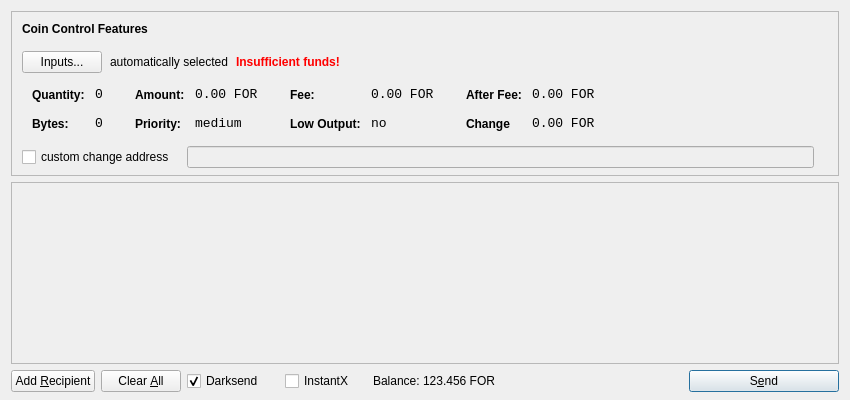
<?xml version="1.0" encoding="UTF-8"?>
<ui version="4.0">
 <class>SendCoinsDialog</class>
 <widget class="QDialog" name="SendCoinsDialog">
  <property name="geometry">
   <rect>
    <x>0</x>
    <y>0</y>
    <width>850</width>
    <height>400</height>
   </rect>
  </property>
  <property name="windowTitle">
   <string>Send Coins</string>
  </property>
  <layout class="QVBoxLayout" name="verticalLayout" stretch="0,1,0">
   <property name="bottomMargin">
    <number>8</number>
   </property>
   <item>
    <widget class="QFrame" name="frameCoinControl">
     <property name="sizePolicy">
      <sizepolicy hsizetype="Expanding" vsizetype="Expanding">
       <horstretch>0</horstretch>
       <verstretch>0</verstretch>
      </sizepolicy>
     </property>
     <property name="maximumSize">
      <size>
       <width>16777215</width>
       <height>16777215</height>
      </size>
     </property>
     <property name="frameShape">
      <enum>QFrame::StyledPanel</enum>
     </property>
     <property name="frameShadow">
      <enum>QFrame::Sunken</enum>
     </property>
     <layout class="QVBoxLayout" name="verticalLayoutCoinControl2">
      <property name="spacing">
       <number>-1</number>
      </property>
      <property name="leftMargin">
       <number>0</number>
      </property>
      <property name="topMargin">
       <number>0</number>
      </property>
      <property name="rightMargin">
       <number>0</number>
      </property>
      <property name="bottomMargin">
       <number>6</number>
      </property>
      <item>
       <layout class="QVBoxLayout" name="verticalLayoutCoinControl" stretch="0,0,0,0,1">
        <property name="spacing">
         <number>0</number>
        </property>
        <property name="leftMargin">
         <number>10</number>
        </property>
        <property name="topMargin">
         <number>10</number>
        </property>
        <item>
         <layout class="QHBoxLayout" name="horizontalLayoutCoinControl1">
          <property name="bottomMargin">
           <number>15</number>
          </property>
          <item>
           <widget class="QLabel" name="labelCoinControlFeatures">
            <property name="sizePolicy">
             <sizepolicy hsizetype="Preferred" vsizetype="Maximum">
              <horstretch>0</horstretch>
              <verstretch>0</verstretch>
             </sizepolicy>
            </property>
            <property name="font">
             <font>
              <weight>75</weight>
              <bold>true</bold>
             </font>
            </property>
            <property name="styleSheet">
             <string notr="true">font-weight:bold;</string>
            </property>
            <property name="text">
             <string>Coin Control Features</string>
            </property>
           </widget>
          </item>
         </layout>
        </item>
        <item>
         <layout class="QHBoxLayout" name="horizontalLayoutCoinControl2" stretch="0,0,0,0">
          <property name="spacing">
           <number>8</number>
          </property>
          <property name="bottomMargin">
           <number>10</number>
          </property>
          <item>
           <widget class="QPushButton" name="pushButtonCoinControl">
            <property name="styleSheet">
             <string notr="true"/>
            </property>
            <property name="text">
             <string>Inputs...</string>
            </property>
           </widget>
          </item>
          <item>
           <widget class="QLabel" name="labelCoinControlAutomaticallySelected">
            <property name="text">
             <string>automatically selected</string>
            </property>
            <property name="margin">
             <number>5</number>
            </property>
           </widget>
          </item>
          <item>
           <widget class="QLabel" name="labelCoinControlInsuffFunds">
            <property name="font">
             <font>
              <weight>75</weight>
              <bold>true</bold>
             </font>
            </property>
            <property name="styleSheet">
             <string notr="true">color:red;font-weight:bold;</string>
            </property>
            <property name="text">
             <string>Insufficient funds!</string>
            </property>
            <property name="margin">
             <number>5</number>
            </property>
           </widget>
          </item>
          <item>
           <spacer name="horizontalSpacerCoinControl">
            <property name="orientation">
             <enum>Qt::Horizontal</enum>
            </property>
            <property name="sizeHint" stdset="0">
             <size>
              <width>40</width>
              <height>1</height>
             </size>
            </property>
           </spacer>
          </item>
         </layout>
        </item>
        <item>
         <widget class="QWidget" name="widgetCoinControl" native="true">
          <property name="sizePolicy">
           <sizepolicy hsizetype="Preferred" vsizetype="Preferred">
            <horstretch>0</horstretch>
            <verstretch>0</verstretch>
           </sizepolicy>
          </property>
          <property name="minimumSize">
           <size>
            <width>0</width>
            <height>0</height>
           </size>
          </property>
          <property name="styleSheet">
           <string notr="true"/>
          </property>
          <layout class="QHBoxLayout" name="horizontalLayoutCoinControl5">
           <property name="margin">
            <number>0</number>
           </property>
           <item>
            <layout class="QHBoxLayout" name="horizontalLayoutCoinControl3" stretch="0,0,0,1">
             <property name="spacing">
              <number>20</number>
             </property>
             <property name="topMargin">
              <number>0</number>
             </property>
             <property name="bottomMargin">
              <number>10</number>
             </property>
             <item>
              <layout class="QFormLayout" name="formLayoutCoinControl1">
               <property name="horizontalSpacing">
                <number>10</number>
               </property>
               <property name="verticalSpacing">
                <number>14</number>
               </property>
               <property name="leftMargin">
                <number>10</number>
               </property>
               <property name="topMargin">
                <number>4</number>
               </property>
               <property name="rightMargin">
                <number>6</number>
               </property>
               <item row="0" column="0">
                <widget class="QLabel" name="labelCoinControlQuantityText">
                 <property name="styleSheet">
                  <string notr="true">font-weight:bold;</string>
                 </property>
                 <property name="text">
                  <string>Quantity:</string>
                 </property>
                 <property name="margin">
                  <number>0</number>
                 </property>
                </widget>
               </item>
               <item row="0" column="1">
                <widget class="QLabel" name="labelCoinControlQuantity">
                 <property name="font">
                  <font>
                   <family>Monospace</family>
                   <pointsize>10</pointsize>
                  </font>
                 </property>
                 <property name="cursor">
                  <cursorShape>IBeamCursor</cursorShape>
                 </property>
                 <property name="contextMenuPolicy">
                  <enum>Qt::ActionsContextMenu</enum>
                 </property>
                 <property name="text">
                  <string>0</string>
                 </property>
                 <property name="margin">
                  <number>0</number>
                 </property>
                 <property name="textInteractionFlags">
                  <set>Qt::LinksAccessibleByMouse|Qt::TextSelectableByKeyboard|Qt::TextSelectableByMouse</set>
                 </property>
                </widget>
               </item>
               <item row="1" column="0">
                <widget class="QLabel" name="labelCoinControlBytesText">
                 <property name="styleSheet">
                  <string notr="true">font-weight:bold;</string>
                 </property>
                 <property name="text">
                  <string>Bytes:</string>
                 </property>
                </widget>
               </item>
               <item row="1" column="1">
                <widget class="QLabel" name="labelCoinControlBytes">
                 <property name="font">
                  <font>
                   <family>Monospace</family>
                   <pointsize>10</pointsize>
                  </font>
                 </property>
                 <property name="cursor">
                  <cursorShape>IBeamCursor</cursorShape>
                 </property>
                 <property name="contextMenuPolicy">
                  <enum>Qt::ActionsContextMenu</enum>
                 </property>
                 <property name="text">
                  <string>0</string>
                 </property>
                 <property name="textInteractionFlags">
                  <set>Qt::LinksAccessibleByMouse|Qt::TextSelectableByKeyboard|Qt::TextSelectableByMouse</set>
                 </property>
                </widget>
               </item>
              </layout>
             </item>
             <item>
              <layout class="QFormLayout" name="formLayoutCoinControl2">
               <property name="horizontalSpacing">
                <number>10</number>
               </property>
               <property name="verticalSpacing">
                <number>14</number>
               </property>
               <property name="leftMargin">
                <number>6</number>
               </property>
               <property name="topMargin">
                <number>4</number>
               </property>
               <property name="rightMargin">
                <number>6</number>
               </property>
               <item row="0" column="0">
                <widget class="QLabel" name="labelCoinControlAmountText">
                 <property name="styleSheet">
                  <string notr="true">font-weight:bold;</string>
                 </property>
                 <property name="text">
                  <string>Amount:</string>
                 </property>
                 <property name="margin">
                  <number>0</number>
                 </property>
                </widget>
               </item>
               <item row="0" column="1">
                <widget class="QLabel" name="labelCoinControlAmount">
                 <property name="font">
                  <font>
                   <family>Monospace</family>
                   <pointsize>10</pointsize>
                  </font>
                 </property>
                 <property name="cursor">
                  <cursorShape>IBeamCursor</cursorShape>
                 </property>
                 <property name="contextMenuPolicy">
                  <enum>Qt::ActionsContextMenu</enum>
                 </property>
                 <property name="text">
                  <string>0.00 FOR</string>
                 </property>
                 <property name="textInteractionFlags">
                  <set>Qt::LinksAccessibleByMouse|Qt::TextSelectableByKeyboard|Qt::TextSelectableByMouse</set>
                 </property>
                </widget>
               </item>
               <item row="1" column="0">
                <widget class="QLabel" name="labelCoinControlPriorityText">
                 <property name="styleSheet">
                  <string notr="true">font-weight:bold;</string>
                 </property>
                 <property name="text">
                  <string>Priority:</string>
                 </property>
                </widget>
               </item>
               <item row="1" column="1">
                <widget class="QLabel" name="labelCoinControlPriority">
                 <property name="font">
                  <font>
                   <family>Monospace</family>
                   <pointsize>10</pointsize>
                  </font>
                 </property>
                 <property name="cursor">
                  <cursorShape>IBeamCursor</cursorShape>
                 </property>
                 <property name="contextMenuPolicy">
                  <enum>Qt::ActionsContextMenu</enum>
                 </property>
                 <property name="text">
                  <string>medium</string>
                 </property>
                 <property name="textInteractionFlags">
                  <set>Qt::LinksAccessibleByMouse|Qt::TextSelectableByKeyboard|Qt::TextSelectableByMouse</set>
                 </property>
                </widget>
               </item>
              </layout>
             </item>
             <item>
              <layout class="QFormLayout" name="formLayoutCoinControl3">
               <property name="horizontalSpacing">
                <number>10</number>
               </property>
               <property name="verticalSpacing">
                <number>14</number>
               </property>
               <property name="leftMargin">
                <number>6</number>
               </property>
               <property name="topMargin">
                <number>4</number>
               </property>
               <property name="rightMargin">
                <number>6</number>
               </property>
               <item row="0" column="0">
                <widget class="QLabel" name="labelCoinControlFeeText">
                 <property name="styleSheet">
                  <string notr="true">font-weight:bold;</string>
                 </property>
                 <property name="text">
                  <string>Fee:</string>
                 </property>
                 <property name="margin">
                  <number>0</number>
                 </property>
                </widget>
               </item>
               <item row="0" column="1">
                <widget class="QLabel" name="labelCoinControlFee">
                 <property name="font">
                  <font>
                   <family>Monospace</family>
                   <pointsize>10</pointsize>
                  </font>
                 </property>
                 <property name="cursor">
                  <cursorShape>IBeamCursor</cursorShape>
                 </property>
                 <property name="contextMenuPolicy">
                  <enum>Qt::ActionsContextMenu</enum>
                 </property>
                 <property name="text">
                  <string>0.00 FOR</string>
                 </property>
                 <property name="textInteractionFlags">
                  <set>Qt::LinksAccessibleByMouse|Qt::TextSelectableByKeyboard|Qt::TextSelectableByMouse</set>
                 </property>
                </widget>
               </item>
               <item row="1" column="0">
                <widget class="QLabel" name="labelCoinControlLowOutputText">
                 <property name="styleSheet">
                  <string notr="true">font-weight:bold;</string>
                 </property>
                 <property name="text">
                  <string>Low Output:</string>
                 </property>
                </widget>
               </item>
               <item row="1" column="1">
                <widget class="QLabel" name="labelCoinControlLowOutput">
                 <property name="font">
                  <font>
                   <family>Monospace</family>
                   <pointsize>10</pointsize>
                  </font>
                 </property>
                 <property name="cursor">
                  <cursorShape>IBeamCursor</cursorShape>
                 </property>
                 <property name="contextMenuPolicy">
                  <enum>Qt::ActionsContextMenu</enum>
                 </property>
                 <property name="text">
                  <string>no</string>
                 </property>
                 <property name="textInteractionFlags">
                  <set>Qt::LinksAccessibleByMouse|Qt::TextSelectableByKeyboard|Qt::TextSelectableByMouse</set>
                 </property>
                </widget>
               </item>
              </layout>
             </item>
             <item>
              <layout class="QFormLayout" name="formLayoutCoinControl4">
               <property name="horizontalSpacing">
                <number>10</number>
               </property>
               <property name="verticalSpacing">
                <number>14</number>
               </property>
               <property name="leftMargin">
                <number>6</number>
               </property>
               <property name="topMargin">
                <number>4</number>
               </property>
               <property name="rightMargin">
                <number>6</number>
               </property>
               <item row="0" column="0">
                <widget class="QLabel" name="labelCoinControlAfterFeeText">
                 <property name="styleSheet">
                  <string notr="true">font-weight:bold;</string>
                 </property>
                 <property name="text">
                  <string>After Fee:</string>
                 </property>
                 <property name="margin">
                  <number>0</number>
                 </property>
                </widget>
               </item>
               <item row="0" column="1">
                <widget class="QLabel" name="labelCoinControlAfterFee">
                 <property name="font">
                  <font>
                   <family>Monospace</family>
                   <pointsize>10</pointsize>
                  </font>
                 </property>
                 <property name="cursor">
                  <cursorShape>IBeamCursor</cursorShape>
                 </property>
                 <property name="contextMenuPolicy">
                  <enum>Qt::ActionsContextMenu</enum>
                 </property>
                 <property name="text">
                  <string>0.00 FOR</string>
                 </property>
                 <property name="textInteractionFlags">
                  <set>Qt::LinksAccessibleByMouse|Qt::TextSelectableByKeyboard|Qt::TextSelectableByMouse</set>
                 </property>
                </widget>
               </item>
               <item row="1" column="0">
                <widget class="QLabel" name="labelCoinControlChangeText">
                 <property name="styleSheet">
                  <string notr="true">font-weight:bold;</string>
                 </property>
                 <property name="text">
                  <string>Change</string>
                 </property>
                </widget>
               </item>
               <item row="1" column="1">
                <widget class="QLabel" name="labelCoinControlChange">
                 <property name="font">
                  <font>
                   <family>Monospace</family>
                   <pointsize>10</pointsize>
                  </font>
                 </property>
                 <property name="cursor">
                  <cursorShape>IBeamCursor</cursorShape>
                 </property>
                 <property name="contextMenuPolicy">
                  <enum>Qt::ActionsContextMenu</enum>
                 </property>
                 <property name="text">
                  <string>0.00 FOR</string>
                 </property>
                 <property name="textInteractionFlags">
                  <set>Qt::LinksAccessibleByMouse|Qt::TextSelectableByKeyboard|Qt::TextSelectableByMouse</set>
                 </property>
                </widget>
               </item>
              </layout>
             </item>
            </layout>
           </item>
          </layout>
         </widget>
        </item>
        <item>
         <layout class="QHBoxLayout" name="horizontalLayoutCoinControl4" stretch="0,0,0">
          <property name="spacing">
           <number>12</number>
          </property>
          <property name="sizeConstraint">
           <enum>QLayout::SetDefaultConstraint</enum>
          </property>
          <property name="topMargin">
           <number>5</number>
          </property>
          <property name="rightMargin">
           <number>5</number>
          </property>
          <item>
           <widget class="QCheckBox" name="checkBoxCoinControlChange">
            <property name="text">
             <string>custom change address</string>
            </property>
           </widget>
          </item>
          <item>
           <widget class="QLineEdit" name="lineEditCoinControlChange">
            <property name="enabled">
             <bool>false</bool>
            </property>
            <property name="sizePolicy">
             <sizepolicy hsizetype="Expanding" vsizetype="Fixed">
              <horstretch>0</horstretch>
              <verstretch>0</verstretch>
             </sizepolicy>
            </property>
           </widget>
          </item>
          <item>
           <widget class="QLabel" name="labelCoinControlChangeLabel">
            <property name="sizePolicy">
             <sizepolicy hsizetype="Preferred" vsizetype="Expanding">
              <horstretch>0</horstretch>
              <verstretch>0</verstretch>
             </sizepolicy>
            </property>
            <property name="minimumSize">
             <size>
              <width>0</width>
              <height>0</height>
             </size>
            </property>
            <property name="text">
             <string/>
            </property>
            <property name="margin">
             <number>3</number>
            </property>
           </widget>
          </item>
         </layout>
        </item>
        <item>
         <spacer name="verticalSpacerCoinControl">
          <property name="orientation">
           <enum>Qt::Vertical</enum>
          </property>
          <property name="sizeHint" stdset="0">
           <size>
            <width>800</width>
            <height>1</height>
           </size>
          </property>
         </spacer>
        </item>
       </layout>
      </item>
     </layout>
    </widget>
   </item>
   <item>
    <widget class="QScrollArea" name="scrollArea">
     <property name="widgetResizable">
      <bool>true</bool>
     </property>
     <widget class="QWidget" name="scrollAreaWidgetContents">
      <property name="geometry">
       <rect>
        <x>0</x>
        <y>0</y>
        <width>830</width>
        <height>165</height>
       </rect>
      </property>
      <layout class="QVBoxLayout" name="verticalLayout_2">
       <property name="margin">
        <number>0</number>
       </property>
       <item>
        <layout class="QVBoxLayout" name="entries">
         <property name="spacing">
          <number>6</number>
         </property>
        </layout>
       </item>
       <item>
        <spacer name="verticalSpacer">
         <property name="orientation">
          <enum>Qt::Vertical</enum>
         </property>
         <property name="sizeHint" stdset="0">
          <size>
           <width>20</width>
           <height>40</height>
          </size>
         </property>
        </spacer>
       </item>
      </layout>
     </widget>
    </widget>
   </item>
   <item>
    <layout class="QHBoxLayout" name="horizontalLayout">
     <item>
      <widget class="QPushButton" name="addButton">
       <property name="toolTip">
        <string>Send to multiple recipients at once</string>
       </property>
       <property name="text">
        <string>Add &amp;Recipient</string>
       </property>
       <property name="autoDefault">
        <bool>false</bool>
       </property>
      </widget>
     </item>
     <item>
      <widget class="QPushButton" name="clearButton">
       <property name="sizePolicy">
        <sizepolicy hsizetype="Minimum" vsizetype="Fixed">
         <horstretch>0</horstretch>
         <verstretch>0</verstretch>
        </sizepolicy>
       </property>
       <property name="toolTip">
        <string>Remove all transaction fields</string>
       </property>
       <property name="text">
        <string>Clear &amp;All</string>
       </property>
       <property name="autoRepeatDelay">
        <number>300</number>
       </property>
       <property name="autoDefault">
        <bool>false</bool>
       </property>
      </widget>
     </item>
     <item>
      <layout class="QHBoxLayout" name="horizontalLayout_2">
       <property name="spacing">
        <number>3</number>
       </property>
        <item>
        <widget class="QCheckBox" name="checkUseDarksend">
         <property name="minimumSize">
          <size>
           <width>95</width>
           <height>0</height>
          </size>
         </property>
         <property name="text">
          <string>Darksend</string>
         </property>
         <property name="checked">
          <bool>true</bool>
         </property>
        </widget>
       </item>
       <item>
        <widget class="QCheckBox" name="checkInstantX">
         <property name="enabled">
          <bool>true</bool>
         </property>
         <property name="minimumSize">
          <size>
           <width>85</width>
           <height>0</height>
          </size>
         </property>
         <property name="text">
          <string>InstantX</string>
         </property>
        </widget>
       </item>
       <item>
        <widget class="QLabel" name="label">
         <property name="sizePolicy">
          <sizepolicy hsizetype="Preferred" vsizetype="Fixed">
           <horstretch>0</horstretch>
           <verstretch>0</verstretch>
          </sizepolicy>
         </property>
         <property name="text">
          <string>Balance:</string>
         </property>
        </widget>
       </item>
       <item>
        <widget class="QLabel" name="labelBalance">
         <property name="sizePolicy">
          <sizepolicy hsizetype="Preferred" vsizetype="Fixed">
           <horstretch>0</horstretch>
           <verstretch>0</verstretch>
          </sizepolicy>
         </property>
         <property name="cursor">
          <cursorShape>IBeamCursor</cursorShape>
         </property>
         <property name="text">
          <string>123.456 FOR</string>
         </property>
         <property name="textInteractionFlags">
          <set>Qt::LinksAccessibleByMouse|Qt::TextSelectableByKeyboard|Qt::TextSelectableByMouse</set>
         </property>
        </widget>
       </item>
      </layout>
     </item>
     <item>
      <spacer name="horizontalSpacer">
       <property name="orientation">
        <enum>Qt::Horizontal</enum>
       </property>
       <property name="sizeHint" stdset="0">
        <size>
         <width>40</width>
         <height>20</height>
        </size>
       </property>
      </spacer>
     </item>
     <item>
      <widget class="QPushButton" name="sendButton">
       <property name="minimumSize">
        <size>
         <width>150</width>
         <height>0</height>
        </size>
       </property>
       <property name="toolTip">
        <string>Confirm the send action</string>
       </property>
       <property name="text">
        <string>S&amp;end</string>
       </property>
       <property name="icon">
        <iconset resource="../bitcoin.qrc">
         <normaloff>:/icons/send</normaloff>:/icons/send</iconset>
       </property>
       <property name="default">
        <bool>true</bool>
       </property>
      </widget>
     </item>
    </layout>
   </item>
  </layout>
 </widget>
 <resources>
  <include location="../bitcoin.qrc"/>
 </resources>
 <connections/>
</ui>
